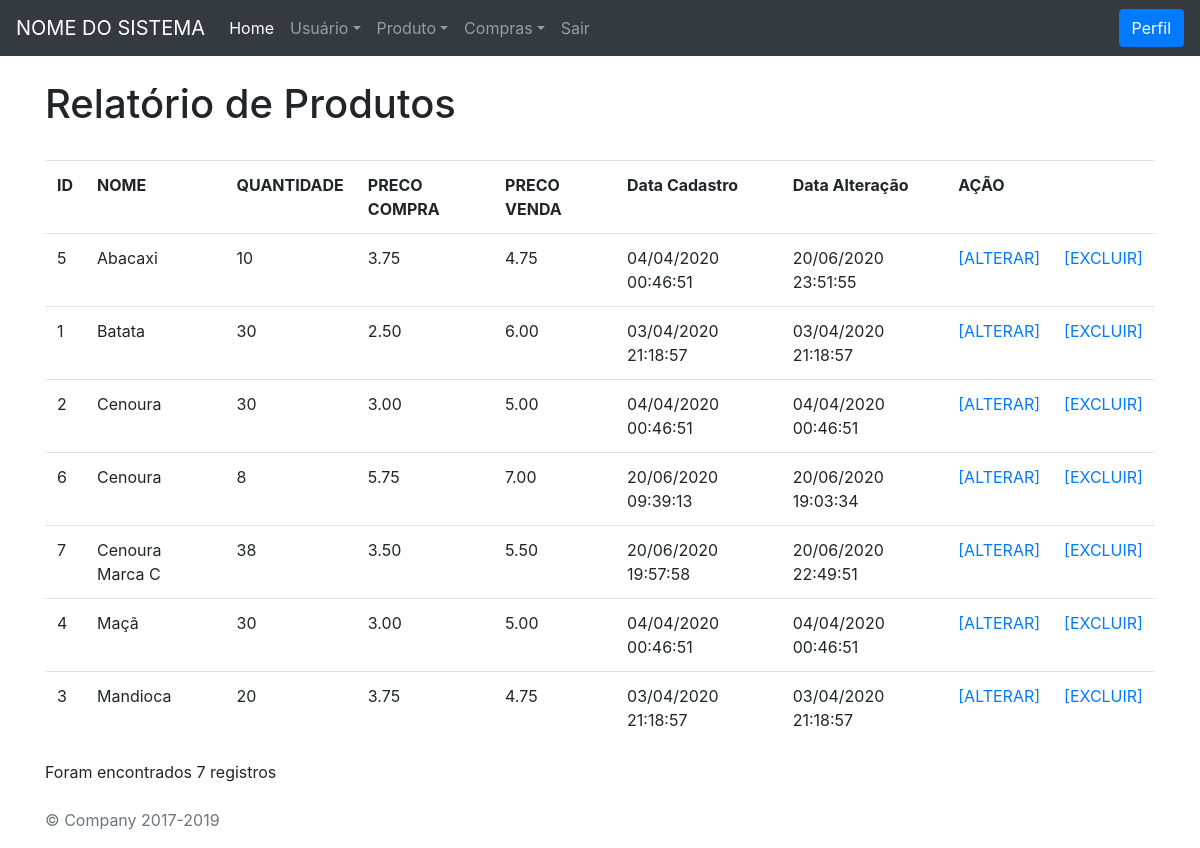
The app's page /view/relatorioTelaProduto.php (signed in), older data.
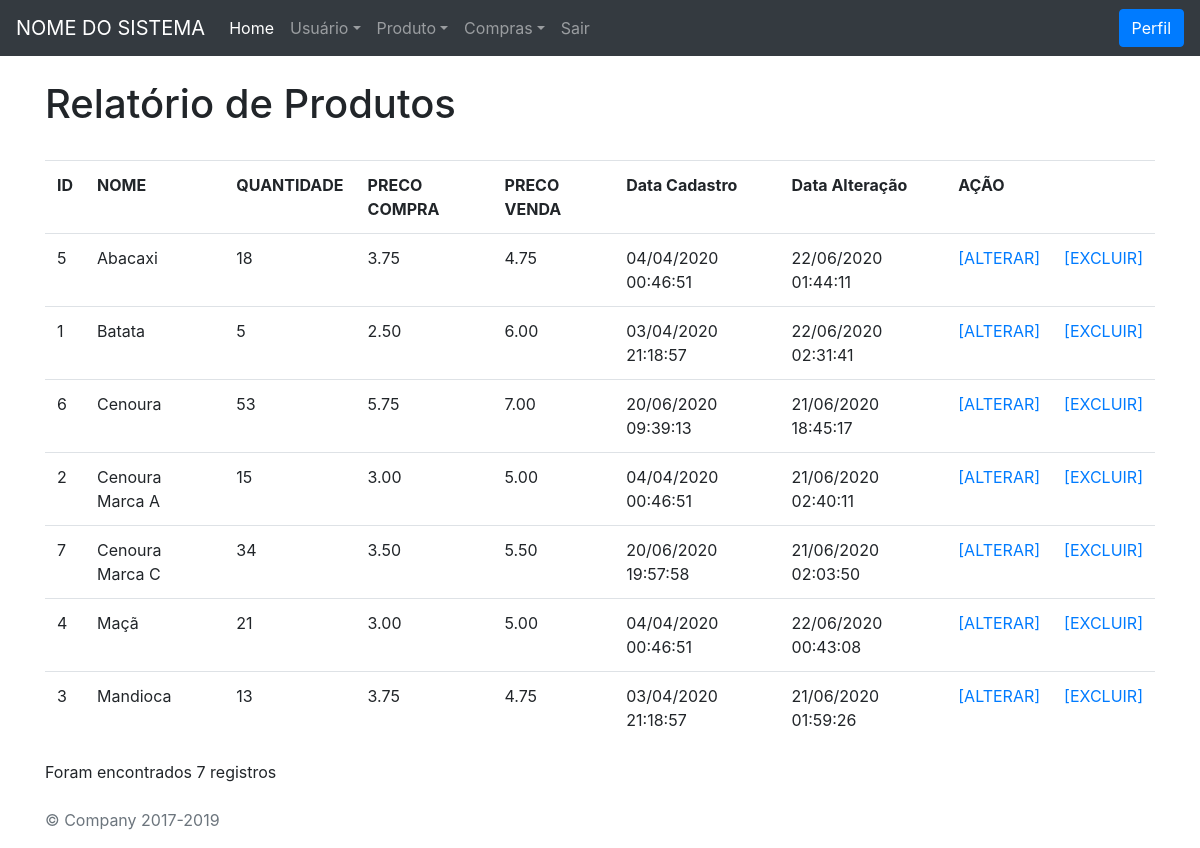
The same page, newer data.
### tables this page shows
CREATE TABLE IF NOT EXISTS `produto` (
  `id` int(11) NOT NULL AUTO_INCREMENT,
  `nomeProduto` varchar(150) NOT NULL,
  `qtd` int(11) NOT NULL,
  `precoCompra` decimal(10,2) NOT NULL,
  `precoVenda` decimal(10,2) NOT NULL,
  `dataCadastro` datetime NOT NULL,
  `dataAlteracao` timestamp NOT NULL DEFAULT current_timestamp() ON UPDATE current_timestamp(),
  `ativo` tinyint(4) NOT NULL,
  PRIMARY KEY (`id`)
);

### model/Produto.php (called while the page is built, shortened)
<?php
class Produto
{
  private $conexao;
    function __construct()
    {
      include("Conexao.php");
      $conectar = new Conectar();
      $this->conexao = $conectar->conectar();
    }
  public function getConexao() {
    return $this->conexao;
  }
  public function relatorioSimples() {
    if ($this->getConexao()) {
      $query = "SELECT * FROM produto order by nomeProduto asc";
      $busca = $this->conexao->query($query);
      $retornoBanco = array();
      while ($linha = $busca->fetch_array()) {
        $retornoBanco[] = $linha;
      }
      return $retornoBanco;
    } else {
      echo "Erro";
    }
  }
}

### model/Conexao.php (called while the page is built)
<?php
class Conectar
{
  private $host, $usuario, $senha, $database;
  private $conectar;
  function __construct()
  {
    $this->host = "localhost";
    $this->usuario = "root";
    $this->senha = "";
    $this->database = "unifamma";
  }
  public function conectar()
  {
    $this->conectar = new Mysqli(
      $this->host,
      $this->usuario,
      $this->senha,
      $this->database
    );
    return $this->getConectar();
  }
  public function getConectar()
  {
    return $this->conectar;
  }
}

### controller/relatorioProduto.php (called while the page is built)
<?php
  include ("../model/Produto.php");
  $objRelatorio = new Produto();
  if ($tipo=="produto"){
    $retorno = $objRelatorio->relatorioSimples();
    return $retorno;
  }elseif ($tipo=="unico") {
    $retorno = $objRelatorio->relatorioUnico($id);
    return $retorno;
  }
?>

### view/relatorioTelaProduto.php (the view, shortened to what this page needs)
<?php require_once("header.php"); ?>
<div class="container">
  <div class="row">
    <div class="col">
    </div>
  </div>
  <div class="row">
    <div class="col">
      <h1>Relatório de Produtos</h1>
      <br>
    </div>
  </div>
  <div class="row">
    <div class="col">
      <div class="table-responsive">
        <table class="table">
          <th>ID</th>
          <th>NOME</th>
          <th>QUANTIDADE</th>
          <th>PRECO COMPRA</th>
          <th>PRECO VENDA</th>
          <th>Data Cadastro</th>
          <th>Data Alteração</th>
          <th colspan="2">AÇÃO</th>
          <?php
          $tipo = "produto";
          include("../controller/relatorioProduto.php");
          foreach ($retorno as $value) {
            $id = $value["id"];
          ?>
            <tr>
              <td><?= $value["id"]; ?></td>
              <td><?= $value["nomeProduto"]; ?></td>
              <td><?= $value["qtd"]; ?></td>
              <td><?= $value["precoCompra"]; ?></td>
              <td><?= $value["precoVenda"]; ?></td>
              <td>
                <?php
                $dataCadastro = new DateTime($value["dataCadastro"]);
                echo $dataCadastro->format("d/m/Y H:i:s") . ' ';
                ?>
              </td>
              <td>
                <?php
                $dataAlteracao = new DateTime($value["dataAlteracao"]);
                echo $dataAlteracao->format("d/m/Y H:i:s") . ' ';
                ?>
              </td>
              <td><?php echo "<a href=alterarProduto.php?id=$id>
                    [ALTERAR]
                  </a>"; ?>
              </td>
              <td><?php echo "<a href=../controller/excluirProduto.php?id=$id>
                    [EXCLUIR]
                  </a>"; ?>
              </td>
            </tr>
          <?php
          }
          ?>
        </table>
        <?php
        echo "Foram encontrados " . count($retorno) . " registros";
        ?>
      </div>
    </div>
  </div>
  <div class="row">
    <div class="col">
    </div>
  </div>
  <footer class="bd-footer text-muted">
    <p>&copy; Company 2017-2019</p>
  </footer>
  </body>
  </html>

Row changes from the older to the newer data that the page shows:
changed produto "Abacaxi": qtd "10" → "18"; dataAlteracao "20/06/2020 23:51:55" → "22/06/2020 01:44:11"
changed produto "Batata": qtd "30" → "5"; dataAlteracao "03/04/2020 21:18:57" → "22/06/2020 02:31:41"
changed produto "Cenoura": qtd "8" → "53"; dataAlteracao "20/06/2020 19:03:34" → "21/06/2020 18:45:17"; moves up the list
changed produto id 2: nomeProduto "Cenoura" → "Cenoura Marca A"; qtd "30" → "15"; dataAlteracao "04/04/2020 00:46:51" → "21/06/2020 02:40:11"
changed produto "Cenoura Marca C": qtd "38" → "34"; dataAlteracao "20/06/2020 22:49:51" → "21/06/2020 02:03:50"
changed produto "Maçã": qtd "30" → "21"; dataAlteracao "04/04/2020 00:46:51" → "22/06/2020 00:43:08"
changed produto "Mandioca": qtd "20" → "13"; dataAlteracao "03/04/2020 21:18:57" → "21/06/2020 01:59:26"
